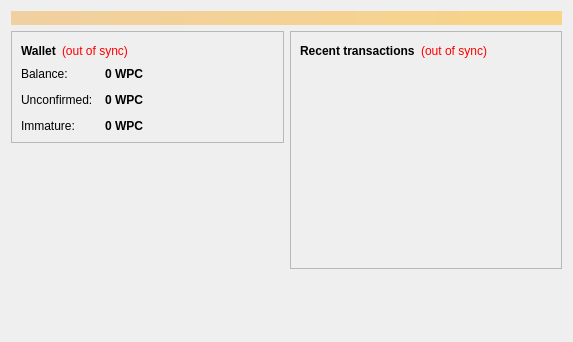
<?xml version="1.0" encoding="UTF-8"?>
<ui version="4.0">
 <class>OverviewPage</class>
 <widget class="QWidget" name="OverviewPage">
  <property name="geometry">
   <rect>
    <x>0</x>
    <y>0</y>
    <width>573</width>
    <height>342</height>
   </rect>
  </property>
  <property name="windowTitle">
   <string>Form</string>
  </property>
  <layout class="QVBoxLayout" name="topLayout">
   <item>
    <widget class="QLabel" name="labelAlerts">
     <property name="visible">
      <bool>false</bool>
     </property>
     <property name="styleSheet">
      <string notr="true">background-color: qlineargradient(x1: 0, y1: 0, x2: 1, y2: 0, stop:0 #F0D0A0, stop:1 #F8D488); color:#000000;</string>
     </property>
     <property name="wordWrap">
      <bool>true</bool>
     </property>
     <property name="margin">
      <number>3</number>
     </property>
    </widget>
   </item>
   <item>
    <layout class="QHBoxLayout" name="horizontalLayout" stretch="1,1">
     <item>
      <layout class="QVBoxLayout" name="verticalLayout_2">
       <item>
        <widget class="QFrame" name="frame">
         <property name="frameShape">
          <enum>QFrame::StyledPanel</enum>
         </property>
         <property name="frameShadow">
          <enum>QFrame::Raised</enum>
         </property>
         <layout class="QVBoxLayout" name="verticalLayout_4">
          <item>
           <layout class="QHBoxLayout" name="horizontalLayout_4">
            <item>
             <widget class="QLabel" name="label_5">
              <property name="font">
               <font>
                <weight>75</weight>
                <bold>true</bold>
               </font>
              </property>
              <property name="text">
               <string>Wallet</string>
              </property>
             </widget>
            </item>
            <item>
             <widget class="QLabel" name="labelWalletStatus">
              <property name="toolTip">
               <string>The displayed information may be out of date. Your wallet automatically synchronizes with the WPCoin network after a connection is established, but this process has not completed yet.</string>
              </property>
              <property name="styleSheet">
               <string notr="true">QLabel { color: red; }</string>
              </property>
              <property name="text">
               <string notr="true">(out of sync)</string>
              </property>
              <property name="alignment">
               <set>Qt::AlignLeading|Qt::AlignLeft|Qt::AlignVCenter</set>
              </property>
             </widget>
            </item>
            <item>
             <spacer name="horizontalSpacer_2">
              <property name="orientation">
               <enum>Qt::Horizontal</enum>
              </property>
              <property name="sizeHint" stdset="0">
               <size>
                <width>40</width>
                <height>20</height>
               </size>
              </property>
             </spacer>
            </item>
           </layout>
          </item>
          <item>
           <layout class="QFormLayout" name="formLayout_2">
            <property name="fieldGrowthPolicy">
             <enum>QFormLayout::AllNonFixedFieldsGrow</enum>
            </property>
            <property name="horizontalSpacing">
             <number>12</number>
            </property>
            <property name="verticalSpacing">
             <number>12</number>
            </property>
            <item row="0" column="0">
             <widget class="QLabel" name="label">
              <property name="text">
               <string>Balance:</string>
              </property>
             </widget>
            </item>
            <item row="0" column="1">
             <widget class="QLabel" name="labelBalance">
              <property name="font">
               <font>
                <weight>75</weight>
                <bold>true</bold>
               </font>
              </property>
              <property name="cursor">
               <cursorShape>IBeamCursor</cursorShape>
              </property>
              <property name="toolTip">
               <string>Your current balance</string>
              </property>
              <property name="text">
               <string notr="true">0 WPC</string>
              </property>
              <property name="textInteractionFlags">
               <set>Qt::LinksAccessibleByMouse|Qt::TextSelectableByKeyboard|Qt::TextSelectableByMouse</set>
              </property>
             </widget>
            </item>
            <item row="1" column="0">
             <widget class="QLabel" name="label_3">
              <property name="text">
               <string>Unconfirmed:</string>
              </property>
             </widget>
            </item>
            <item row="1" column="1">
             <widget class="QLabel" name="labelUnconfirmed">
              <property name="font">
               <font>
                <weight>75</weight>
                <bold>true</bold>
               </font>
              </property>
              <property name="cursor">
               <cursorShape>IBeamCursor</cursorShape>
              </property>
              <property name="toolTip">
               <string>Total of transactions that have yet to be confirmed, and do not yet count toward the current balance</string>
              </property>
              <property name="text">
               <string notr="true">0 WPC</string>
              </property>
              <property name="textInteractionFlags">
               <set>Qt::LinksAccessibleByMouse|Qt::TextSelectableByKeyboard|Qt::TextSelectableByMouse</set>
              </property>
             </widget>
            </item>
            <item row="2" column="0">
             <widget class="QLabel" name="labelImmatureText">
              <property name="text">
               <string>Immature:</string>
              </property>
             </widget>
            </item>
            <item row="2" column="1">
             <widget class="QLabel" name="labelImmature">
              <property name="font">
               <font>
                <weight>75</weight>
                <bold>true</bold>
               </font>
              </property>
              <property name="toolTip">
               <string>Mined balance that has not yet matured</string>
              </property>
              <property name="text">
               <string notr="true">0 WPC</string>
              </property>
              <property name="textInteractionFlags">
               <set>Qt::LinksAccessibleByMouse|Qt::TextSelectableByKeyboard|Qt::TextSelectableByMouse</set>
              </property>
             </widget>
            </item>
           </layout>
          </item>
         </layout>
        </widget>
       </item>
       <item>
        <spacer name="verticalSpacer">
         <property name="orientation">
          <enum>Qt::Vertical</enum>
         </property>
         <property name="sizeHint" stdset="0">
          <size>
           <width>20</width>
           <height>40</height>
          </size>
         </property>
        </spacer>
       </item>
        <item>
         <widget class="QLabel" name="label_wallet_bgcoin">
          <property name="text">
           <string/>
          </property>
          <property name="pixmap">
           <pixmap resource="../bitcoin.qrc">:/images/wallet_bgcoin</pixmap>
          </property>
          <property name="scaledContents">
           <bool>false</bool>
          </property>
          <property name="alignment">
           <set>Qt::AlignCenter</set>
          </property>
          <property name="margin">
           <number>-2</number>
          </property>
         </widget>
        </item>
        <item>
         <widget class="QLabel" name="label_6">
          <property name="text">
           <string/>
          </property>
         </widget>
        </item>
      </layout>
     </item>
     <item>
      <layout class="QVBoxLayout" name="verticalLayout_3">
       <item>
        <widget class="QFrame" name="frame_2">
         <property name="frameShape">
          <enum>QFrame::StyledPanel</enum>
         </property>
         <property name="frameShadow">
          <enum>QFrame::Raised</enum>
         </property>
         <layout class="QVBoxLayout" name="verticalLayout">
          <item>
           <layout class="QHBoxLayout" name="horizontalLayout_2">
            <item>
             <widget class="QLabel" name="label_4">
              <property name="text">
               <string>&lt;b&gt;Recent transactions&lt;/b&gt;</string>
              </property>
             </widget>
            </item>
            <item>
             <widget class="QLabel" name="labelTransactionsStatus">
              <property name="toolTip">
               <string>The displayed information may be out of date. Your wallet automatically synchronizes with the WPCoin network after a connection is established, but this process has not completed yet.</string>
              </property>
              <property name="styleSheet">
               <string notr="true">QLabel { color: red; }</string>
              </property>
              <property name="text">
               <string notr="true">(out of sync)</string>
              </property>
              <property name="alignment">
               <set>Qt::AlignRight|Qt::AlignTrailing|Qt::AlignVCenter</set>
              </property>
             </widget>
            </item>
            <item>
             <spacer name="horizontalSpacer">
              <property name="orientation">
               <enum>Qt::Horizontal</enum>
              </property>
              <property name="sizeHint" stdset="0">
               <size>
                <width>40</width>
                <height>20</height>
               </size>
              </property>
             </spacer>
            </item>
           </layout>
          </item>
          <item>
           <widget class="QListView" name="listTransactions">
            <property name="styleSheet">
             <string notr="true">QListView { background: transparent; }</string>
            </property>
            <property name="frameShape">
             <enum>QFrame::NoFrame</enum>
            </property>
            <property name="verticalScrollBarPolicy">
             <enum>Qt::ScrollBarAlwaysOff</enum>
            </property>
            <property name="horizontalScrollBarPolicy">
             <enum>Qt::ScrollBarAlwaysOff</enum>
            </property>
            <property name="selectionMode">
             <enum>QAbstractItemView::NoSelection</enum>
            </property>
           </widget>
          </item>
         </layout>
        </widget>
       </item>
       <item>
        <spacer name="verticalSpacer_2">
         <property name="orientation">
          <enum>Qt::Vertical</enum>
         </property>
         <property name="sizeHint" stdset="0">
          <size>
           <width>20</width>
           <height>40</height>
          </size>
         </property>
        </spacer>
       </item>
      </layout>
     </item>
    </layout>
   </item>
  </layout>
 </widget>
 <resources/>
 <connections/>
</ui>
